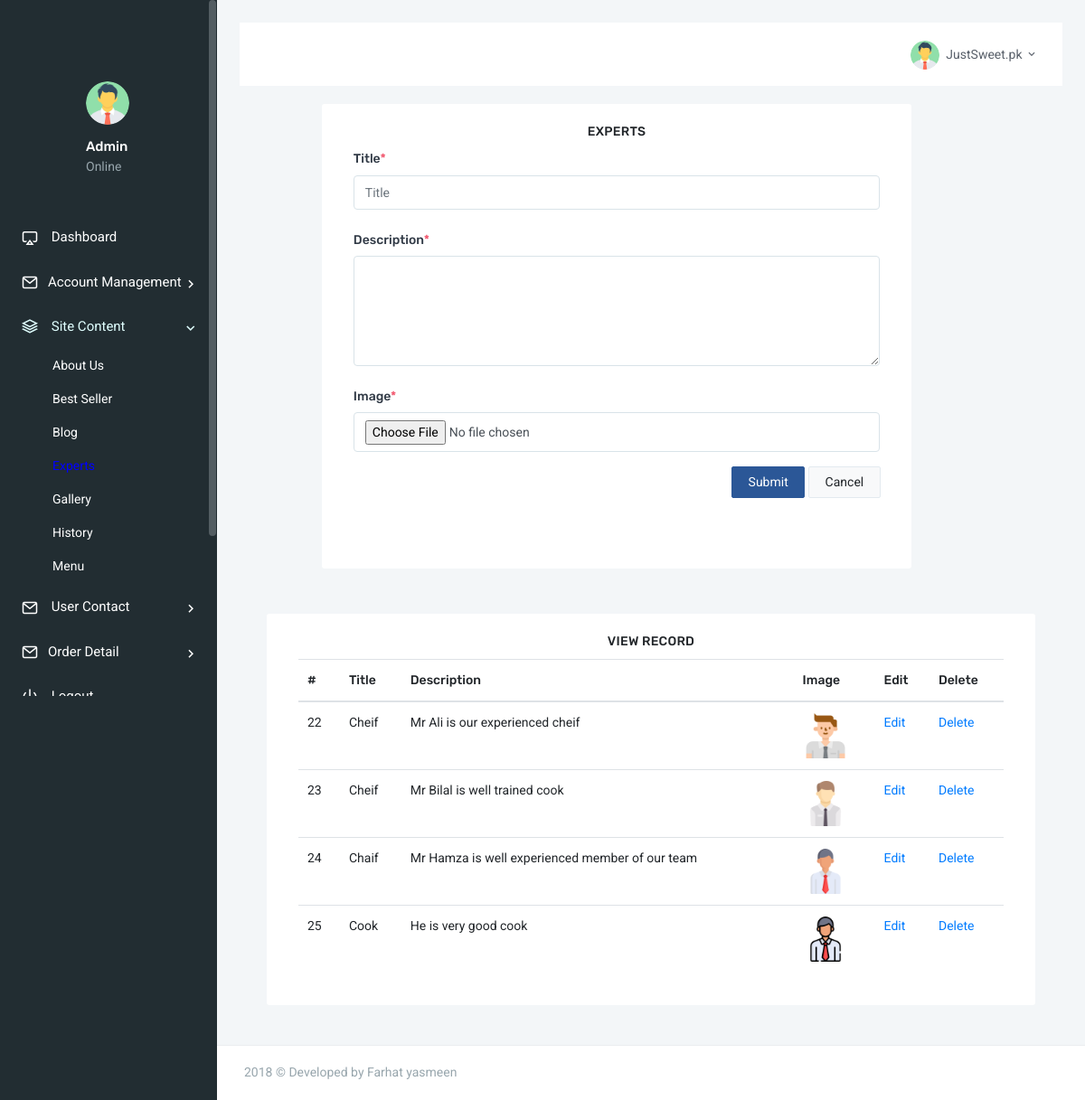
Page /admin/experts.php (signed in) on the committed database.
### tables this page shows
CREATE TABLE `experts` (
  `id` int(20) NOT NULL,
  `name` varchar(100) NOT NULL,
  `title` varchar(300) NOT NULL,
  `description` varchar(400) NOT NULL,
  `image` varchar(700) NOT NULL
);

### admin/experts.php (the view, shortened to what this page needs)
 <?php
    include("lib/DBConn.php");
?>
<!DOCTYPE html>
<html>
    <head>
        <link href="assets/css/bootstrap.min.css" rel="stylesheet" type="text/css" />
        <link href="assets/css/icons.css" rel="stylesheet" type="text/css" />
        <link href="assets/css/metismenu.min.css" rel="stylesheet" type="text/css" />
        <link href="assets/css/style.css" rel="stylesheet" type="text/css" />
    </head>
    <body>
        <div id="wrapper">
            <?php
            include("sidebar.php");
            ?>
            </div>
            <div class="content-page">
            <?php
                include("topbar.php");
            ?>
                <div class="content">
                    <div class="container-fluid">
                        <div class="row">
                            <div class="col-lg-1">
                        </div>
                            <div class="col-lg-9">
                                <div class="card-box">
                                <center>
                                    <h4 class="header-title m-t-0">Experts</h4>
                                    </center>
                                    <div class="container">
                                        <form action="#" method="post" enctype="multipart/form-data">
                                                <div class="form-group">
                                                    <label for="userName">Title<span class="text-danger">*</span></label>
                                                    <input type="text" name="TxtTitle" parsley-trigger="change" required
                                                    placeholder="Title" class="form-control" id="userName">
                                                </div>
                                                <div class="form-group row">
                                                        <label class="col-3 col-form-label">Description<span class="text-danger">*</span></label>
                                                        <div class="col-12">
                                                            <textarea class="form-control" rows="5" name="TxtDescription"></textarea>
                                                        </div>
                                                    </div>
                                                     <div class="form-group row">
                                                        <label class="col-2 col-form-label">Image<span class="text-danger">*</span></label>
                                                        <div class="col-12">
                                                            <input type="file" name="image" class="form-control">
                                                        </div>
                                                    </div>
                                                <div class="form-group text-right m-b-0">
                                                    <button class="btn btn-custom waves-effect waves-light" type="submit" name="BtnSubmit">
                                                     Submit
                                                    </button>
                                                    <button type="reset" class="btn btn-light waves-effect m-l-5">
                                                     Cancel
                                                    </button>
                                                </div>
                                         </div>
                                    <br><br>
                                </div>
                            </div>
                        </div>
                                    <div class="content">
                                            <div class="container-fluid">
                                                <div class="row">
                                                    <div class="col-lg-12">
                                                        <div class="card-box">
                                                            <div class="container">
                                                                <center>
                                                                    <h4 class="m-t-0 header-title">View Record</h4>
                                                                </center>
                                                <table class="table table-hover">
                                                <thead>
                                                    <tr>
                                                        <th>#</th>
                                                        <th>Title</th>
                                                        <th>Description</th>
                                                        <th>Image</th>
                                                        <th>Edit</th>
                                                        <th>Delete</th>
                                                    </tr>
                                                </thead>
                                                <tbody>
                                        <?php
                                            $query = "SELECT * FROM experts";
                                            $result = mysqli_query($conn,$query);
                                            if ($result->num_rows > 0) {
                                            while($row = mysqli_fetch_array($result))
                                                {
                                        ?>
                                                    <tr>
                                                        <td><?php echo $row['id']; ?></td>
                                                        <td><?php echo $row['title']; ?></td>
                                                         <td><?php echo $row['description']; ?></td>
                                                         <td><img src="<?php echo $row['image']; ?>" width = "50" height = "50"></td>
                                                        <td><a href="update_experts.php?id=<?php echo $row['id']; ?>">Edit</a>
                                                        <td><a href="delete_experts.php?id=<?php echo $row['id']; ?>"
                            onClick="return confirm('Are you sure you want to delete')"; title="Delete">Delete</a></td>
                                                    </tr>
                                                    <?php
                                                         }
                                                            }
                                                            else
                                                            {
                                                                echo "No Result Found";
                                                                  }
                                                    ?>
                                                </tbody>
                                            </table>
                                        </div>
                                    </div>
                                </div>
                            </div>
                        </div>
                     </div>
                </div>
            </div>
        </div>
        <?php include("footer.php");?>
            </div>
    </body>
</html>

### rows in the picture
experts: id "22", title "Cheif", description "Mr Ali is our experienced cheif", image (picture)
experts: id "23", title "Cheif", description "Mr Bilal is well trained cook", image (picture)
experts: id "24", title "Chaif", description "Mr Hamza is well experienced member of our team", image (picture)
experts: id "25", title "Cook", description "He is very good cook", image (picture)

### other values in the picture
SiteTitle "JustSweet.pk"
DeveloperName "Farhat yasmeen"
